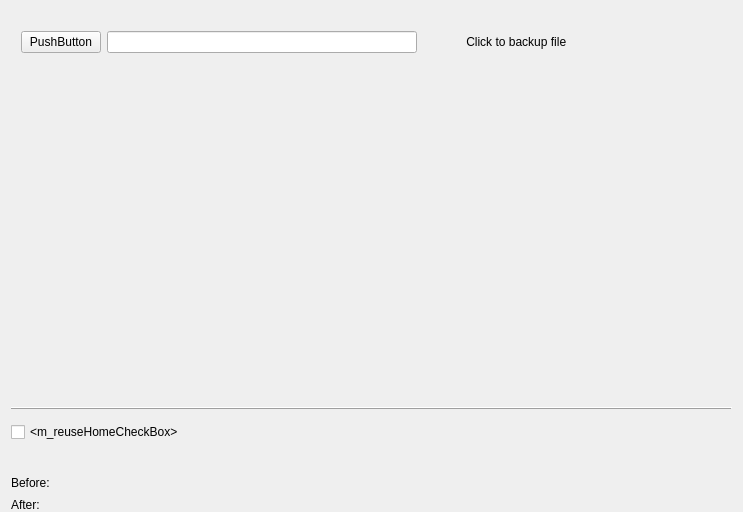
<?xml version="1.0" encoding="UTF-8"?>
<ui version="4.0">
 <author>
SPDX-FileCopyrightText: 2015 Teo Mrnjavac &lt;teo@kde.org&gt;
SPDX-License-Identifier: GPL-3.0-or-later
 </author>
 <class>ChoicePage</class>
 <widget class="QWidget" name="ChoicePage">
  <property name="geometry">
   <rect>
    <x>0</x>
    <y>0</y>
    <width>743</width>
    <height>512</height>
   </rect>
  </property>
  <property name="sizePolicy">
   <sizepolicy hsizetype="Fixed" vsizetype="Preferred">
    <horstretch>0</horstretch>
    <verstretch>0</verstretch>
   </sizepolicy>
  </property>
  <property name="windowTitle">
   <string>Form</string>
  </property>
  <layout class="QVBoxLayout" name="m_mainLayout" stretch="0,0,1">
   <property name="bottomMargin">
    <number>0</number>
   </property>
   <item>
    <layout class="QHBoxLayout" name="m_drivesLayout">
     <item>
      <widget class="QLabel" name="m_drivesLabel">
       <property name="toolTip">
        <string notr="true"/>
       </property>
       <property name="text">
        <string notr="true">&lt;m_drivesLabel&gt;</string>
       </property>
      </widget>
     </item>
    </layout>
   </item>
   <item>
    <layout class="QHBoxLayout" name="horizontalLayout">
     <property name="leftMargin">
      <number>10</number>
     </property>
     <item>
      <widget class="QPushButton" name="pushButton">
       <property name="text">
        <string>PushButton</string>
       </property>
      </widget>
     </item>
     <item>
      <widget class="QLineEdit" name="lineEdit"/>
     </item>
     <item>
      <widget class="QLabel" name="label">
       <property name="sizePolicy">
        <sizepolicy hsizetype="MinimumExpanding" vsizetype="Preferred">
         <horstretch>0</horstretch>
         <verstretch>0</verstretch>
        </sizepolicy>
       </property>
       <property name="text">
        <string>             Click to backup file</string>
       </property>
      </widget>
     </item>
    </layout>
   </item>
   <item>
    <layout class="QVBoxLayout" name="m_rightLayout" stretch="0,0,0,0,0,0,0">
     <item>
      <widget class="QLabel" name="m_messageLabel">
       <property name="toolTip">
        <string notr="true"/>
       </property>
       <property name="text">
        <string notr="true">&lt;m_messageLabel&gt;</string>
       </property>
      </widget>
     </item>
     <item>
      <widget class="QScrollArea" name="m_itemsScrollArea">
       <property name="frameShape">
        <enum>QFrame::NoFrame</enum>
       </property>
       <property name="frameShadow">
        <enum>QFrame::Plain</enum>
       </property>
       <property name="lineWidth">
        <number>0</number>
       </property>
       <property name="widgetResizable">
        <bool>true</bool>
       </property>
       <widget class="QWidget" name="scrollAreaWidgetContents">
        <property name="geometry">
         <rect>
          <x>0</x>
          <y>0</y>
          <width>723</width>
          <height>291</height>
         </rect>
        </property>
        <layout class="QVBoxLayout" name="m_itemsLayout">
         <property name="leftMargin">
          <number>0</number>
         </property>
         <property name="topMargin">
          <number>0</number>
         </property>
         <property name="rightMargin">
          <number>0</number>
         </property>
         <property name="bottomMargin">
          <number>0</number>
         </property>
        </layout>
       </widget>
      </widget>
     </item>
     <item>
      <widget class="QFrame" name="hLine">
       <property name="frameShape">
        <enum>QFrame::HLine</enum>
       </property>
       <property name="frameShadow">
        <enum>QFrame::Raised</enum>
       </property>
      </widget>
     </item>
     <item>
      <widget class="EncryptWidget" name="m_encryptWidget" native="true"/>
     </item>
     <item>
      <widget class="QCheckBox" name="m_reuseHomeCheckBox">
       <property name="text">
        <string notr="true">&lt;m_reuseHomeCheckBox&gt;</string>
       </property>
      </widget>
     </item>
     <item>
      <widget class="QLabel" name="m_selectLabel">
       <property name="text">
        <string notr="true"/>
       </property>
      </widget>
     </item>
     <item>
      <layout class="QGridLayout" name="beforeAfterGridLayout">
       <property name="verticalSpacing">
        <number>0</number>
       </property>
       <item row="2" column="0">
        <layout class="QVBoxLayout" name="verticalLayout_2">
         <property name="spacing">
          <number>0</number>
         </property>
         <item>
          <spacer name="verticalSpacer_2">
           <property name="orientation">
            <enum>Qt::Vertical</enum>
           </property>
           <property name="sizeType">
            <enum>QSizePolicy::Fixed</enum>
           </property>
           <property name="sizeHint" stdset="0">
            <size>
             <width>20</width>
             <height>8</height>
            </size>
           </property>
          </spacer>
         </item>
         <item>
          <widget class="QLabel" name="m_previewAfterLabel">
           <property name="text">
            <string notr="true">After:</string>
           </property>
           <property name="alignment">
            <set>Qt::AlignLeading|Qt::AlignLeft|Qt::AlignTop</set>
           </property>
          </widget>
         </item>
        </layout>
       </item>
       <item row="0" column="0">
        <layout class="QVBoxLayout" name="verticalLayout">
         <property name="spacing">
          <number>0</number>
         </property>
         <item>
          <spacer name="verticalSpacer">
           <property name="orientation">
            <enum>Qt::Vertical</enum>
           </property>
           <property name="sizeType">
            <enum>QSizePolicy::Fixed</enum>
           </property>
           <property name="sizeHint" stdset="0">
            <size>
             <width>20</width>
             <height>8</height>
            </size>
           </property>
          </spacer>
         </item>
         <item>
          <widget class="QLabel" name="m_previewBeforeLabel">
           <property name="text">
            <string notr="true">Before:</string>
           </property>
           <property name="alignment">
            <set>Qt::AlignLeading|Qt::AlignLeft|Qt::AlignTop</set>
           </property>
          </widget>
         </item>
        </layout>
       </item>
       <item row="0" column="1">
        <widget class="QWidget" name="m_previewBeforeFrame" native="true">
         <property name="sizePolicy">
          <sizepolicy hsizetype="Expanding" vsizetype="Preferred">
           <horstretch>0</horstretch>
           <verstretch>0</verstretch>
          </sizepolicy>
         </property>
        </widget>
       </item>
       <item row="2" column="1">
        <widget class="QWidget" name="m_previewAfterFrame" native="true">
         <property name="sizePolicy">
          <sizepolicy hsizetype="Expanding" vsizetype="Preferred">
           <horstretch>0</horstretch>
           <verstretch>0</verstretch>
          </sizepolicy>
         </property>
        </widget>
       </item>
      </layout>
     </item>
    </layout>
   </item>
  </layout>
 </widget>
 <customwidgets>
  <customwidget>
   <class>EncryptWidget</class>
   <extends>QWidget</extends>
   <header>gui/EncryptWidget.h</header>
   <container>1</container>
  </customwidget>
 </customwidgets>
 <resources/>
 <connections/>
</ui>
